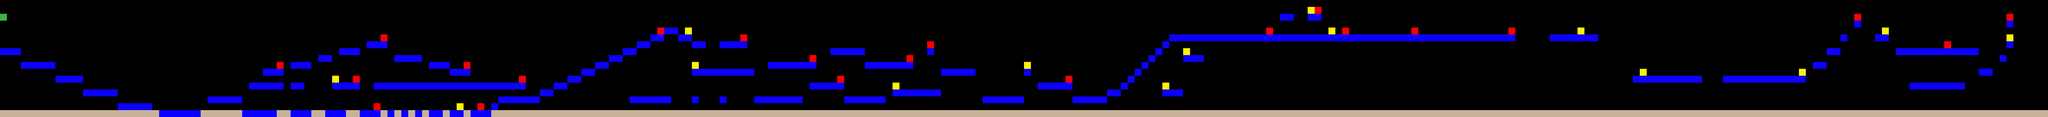

The image is a tile-based game level rendered from a .tmx file. Its description and source (layers, tilesets, objects; grid data summarised) follow:
An orthogonal 296x17 tile map with 32x32 px tiles, 6 tile layers (player, cannons, spikes, platforms, ...).

<map version="1.0" orientation="orthogonal" renderorder="right-down" width="296" height="17" tilewidth="32" tileheight="32" nextobjectid="1">
 <tileset firstgid="1" name="tilesheet2" tilewidth="32" tileheight="32" tilecount="9">
  <image source="tilesheet2.png" width="96" height="96" />
 </tileset>
 <layer name="player" width="296" height="17">
  <data>[5032 cells, 1 non-empty, 1 distinct tile ids]</data>
 </layer>
 <layer name="cannons" width="296" height="17">
  <data>[5032 cells, 15 non-empty, 1 distinct tile ids]</data>
 </layer>
 <layer name="spikes" width="296" height="17">
  <data>[5032 cells, 266 non-empty, 1 distinct tile ids]</data>
 </layer>
 <layer name="platforms" width="296" height="17">
  <data>[5032 cells, 364 non-empty, 1 distinct tile ids]</data>
 </layer>
 <layer name="enemies" width="296" height="17">
  <data>[5032 cells, 22 non-empty, 1 distinct tile ids]</data>
 </layer>
 <layer name="goal" width="296" height="17">
  <data>[5032 cells, 1 non-empty, 1 distinct tile ids]</data>
 </layer>
</map>